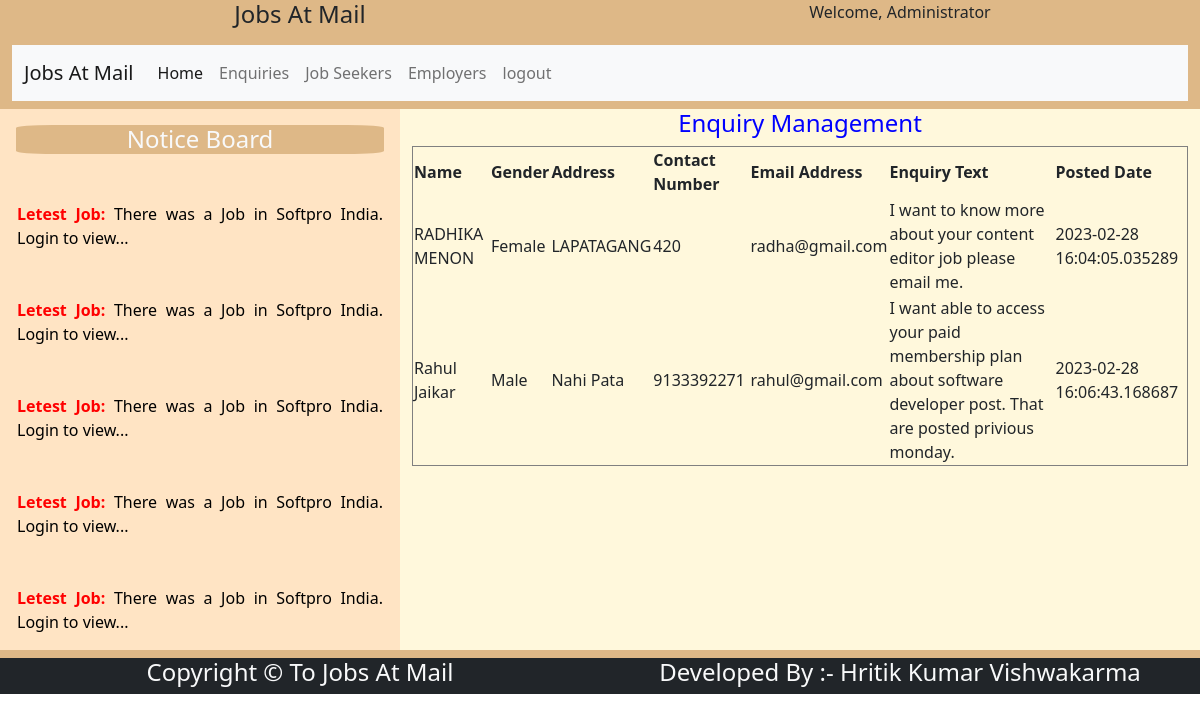
/enquiries/ (signed in), run on the app's committed database.
### jam/models.py (models this page shows)
class Enquiry(models.Model):
    name=models.CharField(max_length=50)
    gender=models.CharField(max_length=6)
    address=models.TextField()
    contactno=models.CharField(max_length=50)
    emailaddress=models.EmailField(max_length=50)
    enquirytext=models.TextField()
    posteddate=models.CharField(max_length=30)

### jam/views.py (the view)
# urls.py: path('enquiries/',views.enquiries,name='enquiries'),
def enquiries(request):
    try:
        if request.session['admin']:
            enq=Enquiry.objects.all()
            return render(request,'enquiries.html',{'enq':enq})
    except:
        return render(request,'login.html')

### jam/templates/enquiries.html
{% extends 'adminbase.html' %}
{% block body %}
    <h4 style="color:blue;text-align:center;" >
        Enquiry Management
    </h4>
    <div style="overflow-x:scroll;">
        <table border="1">
            <tr>
                <th>Name</th>
                <th>Gender</th>
                <th>Address</th>
                <th>Contact Number</th>
                <th>Email Address</th>
                <th>Enquiry Text</th>
                <th>Posted Date</th>
            </tr>
            {% for e in enq %}
                <tr>
                    <td>{{e.name}}</td>
                    <td>{{e.gender}}</td>
                    <td>{{e.address}}</td>
                    <td>{{e.contactno}}</td>
                    <td>{{e.emailaddress}}</td>
                    <td>{{e.enquirytext}}</td>
                    <td>{{e.posteddate}}</td>
                </tr>
            {% endfor %}
        </table>
    </div>
{% endblock body %}

### data on the page
Enquiry: name "RADHIKA MENON", gender "Female", address "LAPATAGANG", contactno "420", emailaddress "radha@gmail.com", enquirytext "I want to know more about your content editor job please email me.", posteddate "2023-02-28 16:04:05.035289"
Enquiry: name "Rahul Jaikar", gender "Male", address "Nahi Pata", contactno "9133392271", emailaddress "rahul@gmail.com", enquirytext "I want able to access your paid membership plan about software developer post. That are posted privious monday.", posteddate "2023-02-28 16:06:43.168687"
